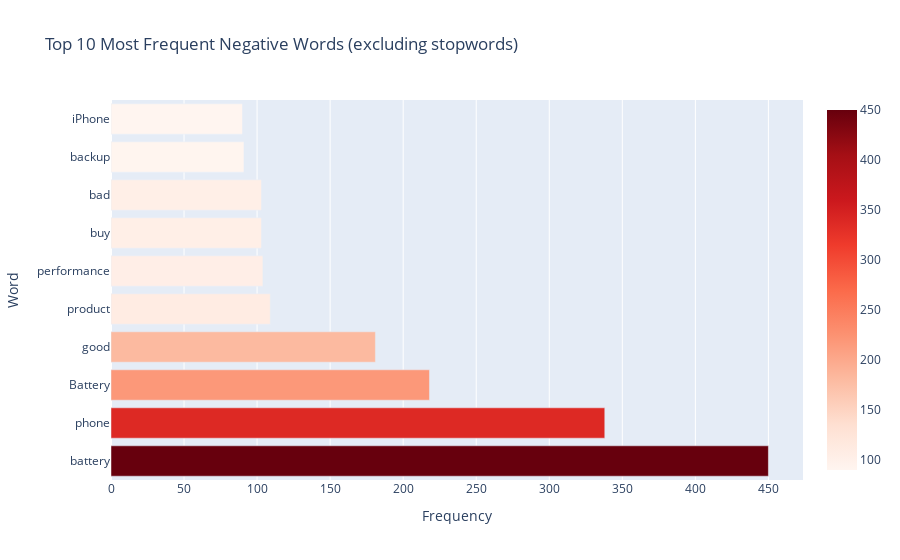

This figure's notebook cell:
### Code cell
fig = go.Figure(data=[go.Bar(
    x=df_negative['Frequency'].head(10),
    y=df_negative['Word'].head(10),
    orientation='h',
    marker=dict(color=df_negative['Frequency'].head(10), coloraxis="coloraxis")
)])

fig.update_layout(
    title='Top 10 Most Frequent Negative Words (excluding stopwords)',
    xaxis=dict(title='Frequency'),
    yaxis=dict(title='Word'),
    coloraxis=dict(colorscale='Reds'),
    showlegend=False
)

fig.show()

### Figure 1 — Plotly figure (JSON) as saved in the notebook; plotly's stock layout.template omitted (floating-point values rounded to 4 significant figures)
{"data": [{"marker": {"color": [450, 338, 218, 181, 109, 104, 103, 103, 91, 90], "coloraxis": "coloraxis"}, "orientation": "h", "type": "bar", "x": [450, 338, 218, 181, 109, 104, 103, 103, 91, 90], "y": ["battery", "phone", "Battery", "good", "product", "performance", "buy", "bad", "backup", "iPhone"]}], "layout": {"coloraxis": {"colorscale": [[0, "rgb(255,245,240)"], [0.125, "rgb(254,224,210)"], [0.25, "rgb(252,187,161)"], [0.375, "rgb(252,146,114)"], [0.5, "rgb(251,106,74)"], [0.625, "rgb(239,59,44)"], [0.75, "rgb(203,24,29)"], [0.875, "rgb(165,15,21)"], [1, "rgb(103,0,13)"]]}, "showlegend": false, "title": {"text": "Top 10 Most Frequent Negative Words (excluding stopwords)"}, "xaxis": {"title": {"text": "Frequency"}}, "yaxis": {"title": {"text": "Word"}}}}
